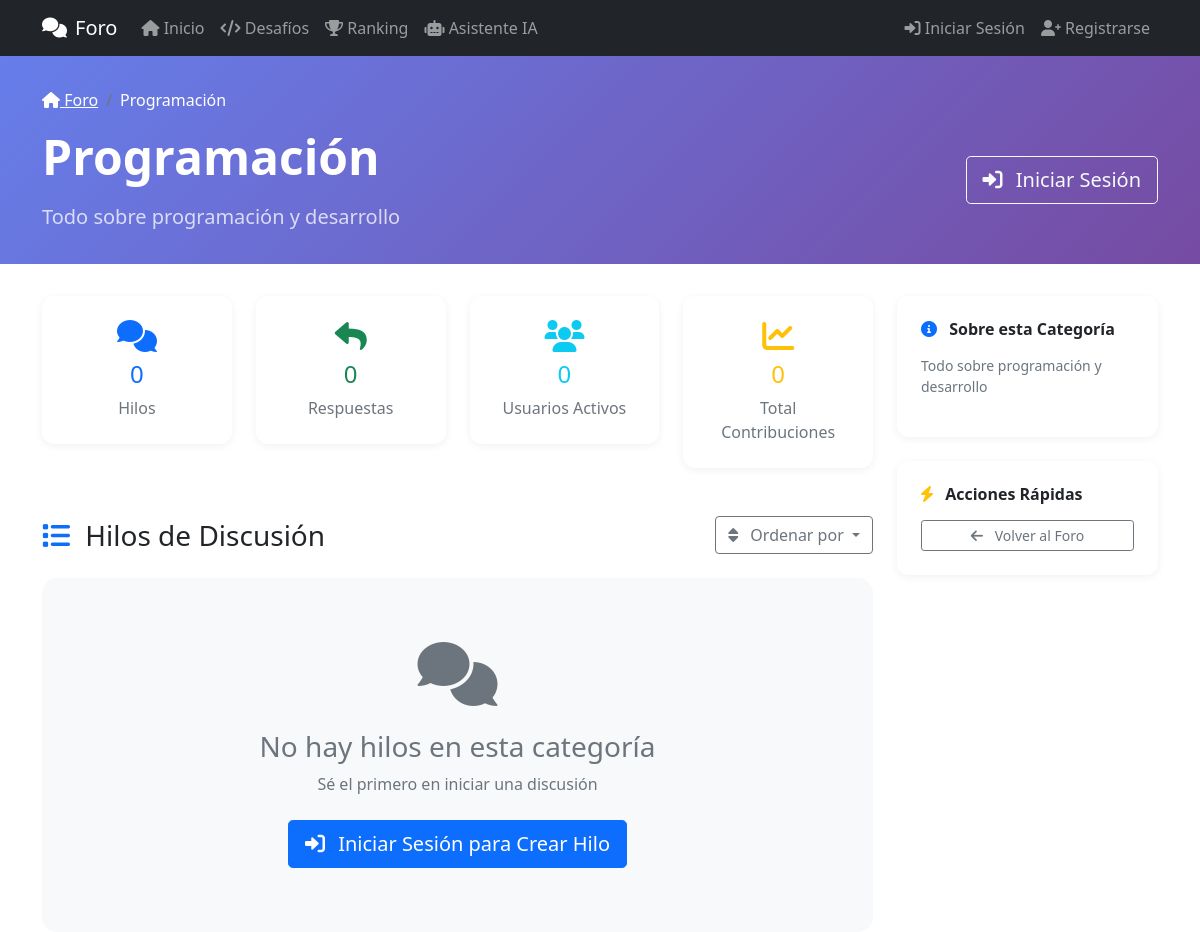
Screenshot of /categoria.php?id=3 with the database file from the repository.
### tables this page shows
CREATE TABLE categorias (
    id INT AUTO_INCREMENT PRIMARY KEY,
    nombre VARCHAR(100) NOT NULL,
    descripcion TEXT
);

### includes/auth.php (called while the page is built, shortened)
<?php
if (!function_exists('isLoggedIn')) {
    function isLoggedIn()
    {
        return isset($_SESSION['user_id']);
    }
}

### categoria.php (the view, shortened to what this page needs)
<?php
include_once 'includes/auth.php';
$database = new Database();
$db = $database->getConnection();
$categoria_id = $_GET['id'] ?? 0;
$query = "SELECT * FROM categorias WHERE id = ?";
$stmt = $db->prepare($query);
$stmt->execute([$categoria_id]);
$categoria = $stmt->fetch(PDO::FETCH_ASSOC);
$orden = $_GET['orden'] ?? 'recientes';
$orden_sql = "h.ultima_respuesta DESC";
switch($orden) {
    case 'recientes':
    default:
        $orden_sql = "h.ultima_respuesta DESC";
        break;
}
$pagina = $_GET['pagina'] ?? 1;
$hilos_por_pagina = 10;
$offset = ($pagina - 1) * $hilos_por_pagina;
$query = "SELECT h.*, u.username as autor,
          (SELECT COUNT(*) FROM respuestas r WHERE r.hilo_id = h.id) as total_respuestas,
          (SELECT u2.username FROM respuestas r2
           JOIN usuarios u2 ON r2.usuario_id = u2.id
           WHERE r2.hilo_id = h.id
           ORDER BY r2.fecha_creacion DESC LIMIT 1) as ultimo_usuario,
          (SELECT r2.fecha_creacion FROM respuestas r2
           WHERE r2.hilo_id = h.id
           ORDER BY r2.fecha_creacion DESC LIMIT 1) as ultima_respuesta
          FROM hilos h
          JOIN usuarios u ON h.usuario_id = u.id
          WHERE h.categoria_id = ?
          ORDER BY $orden_sql
          LIMIT ? OFFSET ?";
$stmt = $db->prepare($query);
$stmt->bindValue(1, $categoria_id, PDO::PARAM_INT);
$stmt->bindValue(2, $hilos_por_pagina, PDO::PARAM_INT);
$stmt->bindValue(3, $offset, PDO::PARAM_INT);
$stmt->execute();
$hilos = $stmt->fetchAll(PDO::FETCH_ASSOC);
$query = "SELECT COUNT(*) as total FROM hilos WHERE categoria_id = ?";
$stmt = $db->prepare($query);
$stmt->execute([$categoria_id]);
$total_hilos = $stmt->fetch(PDO::FETCH_ASSOC)['total'];
$query = "SELECT
          COUNT(DISTINCT h.usuario_id) as usuarios_activos,
          (SELECT COUNT(*) FROM respuestas r
           JOIN hilos h2 ON r.hilo_id = h2.id
           WHERE h2.categoria_id = ?) as total_respuestas
          FROM hilos h
          WHERE h.categoria_id = ?";
$stmt = $db->prepare($query);
$stmt->execute([$categoria_id, $categoria_id]);
$estadisticas = $stmt->fetch(PDO::FETCH_ASSOC);
?>
<!DOCTYPE html>
<html lang="es">
<head>
    <link href="https://cdn.jsdelivr.net/npm/bootstrap@5.1.3/dist/css/bootstrap.min.css" rel="stylesheet">
    <link rel="stylesheet" href="https://cdnjs.cloudflare.com/ajax/libs/font-awesome/6.0.0/css/all.min.css">
</head>
<body>
    <?php include 'navbar.php'; ?>
    <div class="category-header">
        <div class="container">
            <nav aria-label="breadcrumb">
                <ol class="breadcrumb">
                    <li class="breadcrumb-item"><a href="index.php" class="text-white"><i class="fas fa-home"></i> Foro</a></li>
                    <li class="breadcrumb-item active text-white"><?php echo htmlspecialchars($categoria['nombre']); ?></li>
                </ol>
            </nav>
            <div class="row align-items-center">
                <div class="col-md-8">
                    <h1 class="display-5 fw-bold mb-3"><?php echo htmlspecialchars($categoria['nombre']); ?></h1>
                    <p class="lead mb-0 opacity-75"><?php echo htmlspecialchars($categoria['descripcion']); ?></p>
                </div>
                <div class="col-md-4 text-end">
                    <?php if(isLoggedIn()): ?>
                        <a href="nuevo_hilo.php?categoria=<?php echo $categoria_id; ?>" class="btn btn-light btn-lg">
                            <i class="fas fa-plus-circle me-2"></i> Nuevo Hilo
                        </a>
                    <?php else: ?>
                        <a href="login.php" class="btn btn-outline-light btn-lg">
                            <i class="fas fa-sign-in-alt me-2"></i> Iniciar Sesión
                        </a>
                    <?php endif; ?>
                </div>
            </div>
        </div>
    </div>
    <div class="container">
        <div class="row">
            <div class="col-lg-9">
                <div class="row mb-4">
                    <div class="col-md-3">
                        <div class="stats-card text-center">
                            <i class="fas fa-comments fa-2x text-primary mb-2"></i>
                            <h4 class="text-primary"><?php echo $total_hilos; ?></h4>
                            <p class="text-muted mb-0">Hilos</p>
                        </div>
                    </div>
                    <div class="col-md-3">
                        <div class="stats-card text-center">
                            <i class="fas fa-reply fa-2x text-success mb-2"></i>
                            <h4 class="text-success"><?php echo $estadisticas['total_respuestas']; ?></h4>
                            <p class="text-muted mb-0">Respuestas</p>
                        </div>
                    </div>
                    <div class="col-md-3">
                        <div class="stats-card text-center">
                            <i class="fas fa-users fa-2x text-info mb-2"></i>
                            <h4 class="text-info"><?php echo $estadisticas['usuarios_activos']; ?></h4>
                            <p class="text-muted mb-0">Usuarios Activos</p>
                        </div>
                    </div>
                    <div class="col-md-3">
                        <div class="stats-card text-center">
                            <i class="fas fa-chart-line fa-2x text-warning mb-2"></i>
                            <h4 class="text-warning"><?php echo $total_hilos + $estadisticas['total_respuestas']; ?></h4>
                            <p class="text-muted mb-0">Total Contribuciones</p>
                        </div>
                    </div>
                </div>
                <div class="d-flex justify-content-between align-items-center mb-4">
                    <h3 class="mb-0">
                        <i class="fas fa-list me-2 text-primary"></i>
                        Hilos de Discusión
                    </h3>
                    <div class="dropdown">
                        <button class="btn btn-outline-secondary dropdown-toggle" type="button" data-bs-toggle="dropdown">
                            <i class="fas fa-sort me-2"></i> Ordenar por
                        </button>
                    </div>
                </div>
                <?php if(count($hilos) > 0): ?>
                    <?php foreach($hilos as $hilo): ?>
                        <div class="thread-card" onclick="window.location.href='hilo.php?id=<?php echo $hilo['id']; ?>'">
                            <div class="card-body">
                                <div class="row align-items-center">
                                    <div class="col-md-8">
                                        <h5 class="card-title mb-2 thread-title">
                                            <?php echo htmlspecialchars($hilo['titulo']); ?>
                                        </h5>
                                        <div class="d-flex align-items-center text-muted small mb-2">
                                            <div class="user-avatar-sm me-2">
                                                <?php echo strtoupper(substr($hilo['autor'], 0, 1)); ?>
                                            </div>
                                            <span class="me-3"><?php echo htmlspecialchars($hilo['autor']); ?></span>
                                            <span class="me-3">
                                                <i class="fas fa-clock"></i>
                                                <?php echo date('d/m/Y', strtotime($hilo['fecha_creacion'])); ?>
                                            </span>
                                        </div>
                                        <?php if($hilo['ultimo_usuario']): ?>
                                            <small class="text-muted">
                                                Última respuesta por <strong><?php echo htmlspecialchars($hilo['ultimo_usuario']); ?></strong>
                                                el <?php echo date('d/m/Y H:i', strtotime($hilo['ultima_respuesta'])); ?>
                                            </small>
                                        <?php endif; ?>
                                    </div>
                                    <div class="col-md-4 text-end">
                                        <div class="d-flex flex-column align-items-end">
                                            <span class="badge bg-light text-dark p-2 mb-2">
                                                <i class="fas fa-reply"></i>
                                                <?php echo $hilo['total_respuestas']; ?> respuestas
                                            </span>
                                        </div>
                                    </div>
                                </div>
                            </div>
                        </div>
                    <?php endforeach; ?>
                <?php else: ?>
                    <div class="empty-state">
                        <i class="fas fa-comments fa-4x text-muted mb-4"></i>
                        <h3 class="text-muted">No hay hilos en esta categoría</h3>
                        <p class="text-muted mb-4">Sé el primero en iniciar una discusión</p>
                        <?php if(isLoggedIn()): ?>
                            <a href="nuevo_hilo.php?categoria=<?php echo $categoria_id; ?>" class="btn btn-primary btn-lg">
                                <i class="fas fa-plus-circle me-2"></i> Crear Primer Hilo
                            </a>
                        <?php else: ?>
                            <a href="login.php" class="btn btn-primary btn-lg">
                                <i class="fas fa-sign-in-alt me-2"></i> Iniciar Sesión para Crear Hilo
                            </a>
                        <?php endif; ?>
                    </div>
                <?php endif; ?>
            </div>
            <div class="col-lg-3">
                <div class="stats-card">
                    <h6 class="fw-bold mb-3">
                        <i class="fas fa-info-circle text-primary me-2"></i>
                        Sobre esta Categoría
                    </h6>
                    <p class="text-muted small"><?php echo htmlspecialchars($categoria['descripcion']); ?></p>
                </div>
                <div class="stats-card">
                    <h6 class="fw-bold mb-3">
                        <i class="fas fa-bolt text-warning me-2"></i>
                        Acciones Rápidas
                    </h6>
                    <div class="d-grid gap-2">
                        <a href="index.php" class="btn btn-outline-secondary btn-sm">
                            <i class="fas fa-arrow-left me-2"></i> Volver al Foro
                        </a>
                    </div>
                </div>
            </div>
        </div>
    </div>
</body>
</html>

### categoria.php (style rules this page uses)
:root { --primary-color: #667eea; --secondary-color: #764ba2; }
.category-header { background: linear-gradient(135deg, var(--primary-color), var(--secondary-color)); color: white; padding: 2rem 0; margin-bottom: 2rem; }
.stats-card { background: white; border: none; border-radius: 12px; box-shadow: 0 2px 8px rgba(0,0,0,0.06); padding: 1.5rem; margin-bottom: 1.5rem; }
.empty-state { padding: 4rem 2rem; text-align: center; background: #f8f9fa; border-radius: 15px; }

### rows the page displays
categorias: nombre "Programación", descripcion "Todo sobre programación y desarrollo"

### other values shown
$total_hilos "0"
$estadisticas['total_respuestas'] "0"
$estadisticas['usuarios_activos'] "0"
$total_hilos + $estadisticas['total_respuestas'] "0"
